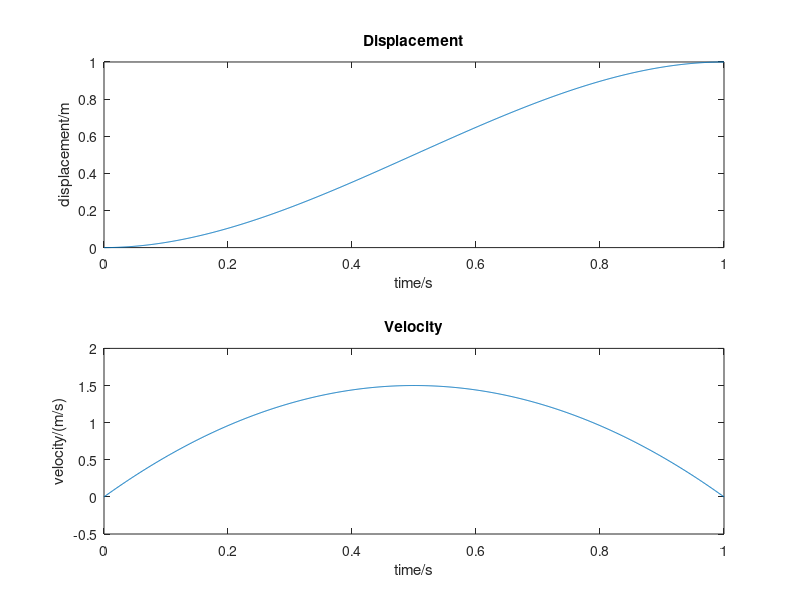
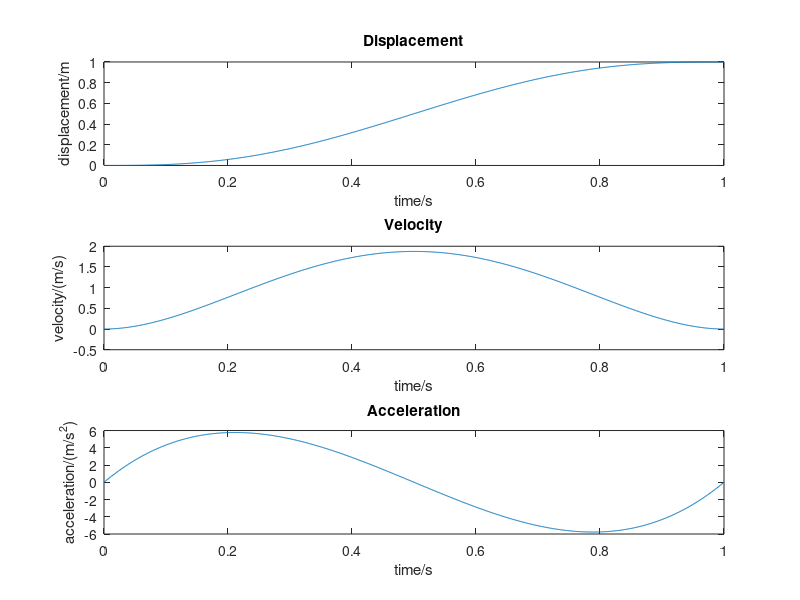

MATLAB code for these plots, in order:
%%
clear; close all; clc;
%% Exercise 5.1
%// cubic splines
t1 = 0;
t2 = 1;
A = [1, t1, t1^2, t1^3;
    0, 1, 2*t1, 3*t1^2;
    1, t2, t2^2, t2^3;
    0, 1, 2*t2, 3*t2^3];
B = [0;0;1;0];
a = pinv(A)*B;
t = 0:0.001:1;
x = a(1)+a(2)*t+a(3)*t.^2+a(4)*t.^3;
v = a(2)+2*a(3)*t+3*a(4)*t.^2;
figure;
subplot(2,1,1);
plot(t, x);
xlabel('time/s');
ylabel('displacement/m');
title('Displacement');
subplot(2,1,2);
plot(t, v);
xlabel('time/s');
ylabel('velocity/(m/s)');
title('Velocity');

%% Exercise 5.2
% // quintic splines
t1 = 0;
t2 = 1;
A = [1, t1, t1^2, t1^3, t1^4, t1^5;
    0, 1, 2*t1, 3*t1^2, 4*t1^3, 5*t1^4;
    0, 0, 2, 6*t1, 12*t1^2, 20*t1^3;
    1, t2, t2^2, t2^3, t2^4, t2^5;
    0, 1, 2*t2, 3*t2^2, 4*t2^3, 5*t2^4;
    0, 0, 2, 6*t2, 12*t2^2, 20*t2^3];
B = [0;0;0;1;0;0];
a = pinv(A)*B;
t = 0:0.001:1;
x = a(1)+a(2)*t+a(3)*t.^2+a(4)*t.^3+a(5)*t.^4+a(6)*t.^5;
v = a(2)+2*a(3)*t+3*a(4)*t.^2+4*a(5)*t.^3+5*a(6)*t.^4;
acc = 2*a(3)+6*a(4)*t+12*a(5)*t.^2+20*a(6)*t.^3;
figure;
subplot(3,1,1);
plot(t, x);
xlabel('time/s');
ylabel('displacement/m');
title('Displacement');
subplot(3,1,2);
plot(t, v);
xlabel('time/s');
ylabel('velocity/(m/s)');
title('Velocity');
subplot(3,1,3);
plot(t, acc);
xlabel('time/s');
ylabel('acceleration/(m/s^2)');
title('Acceleration');
%% Exercise 5.3
% // 